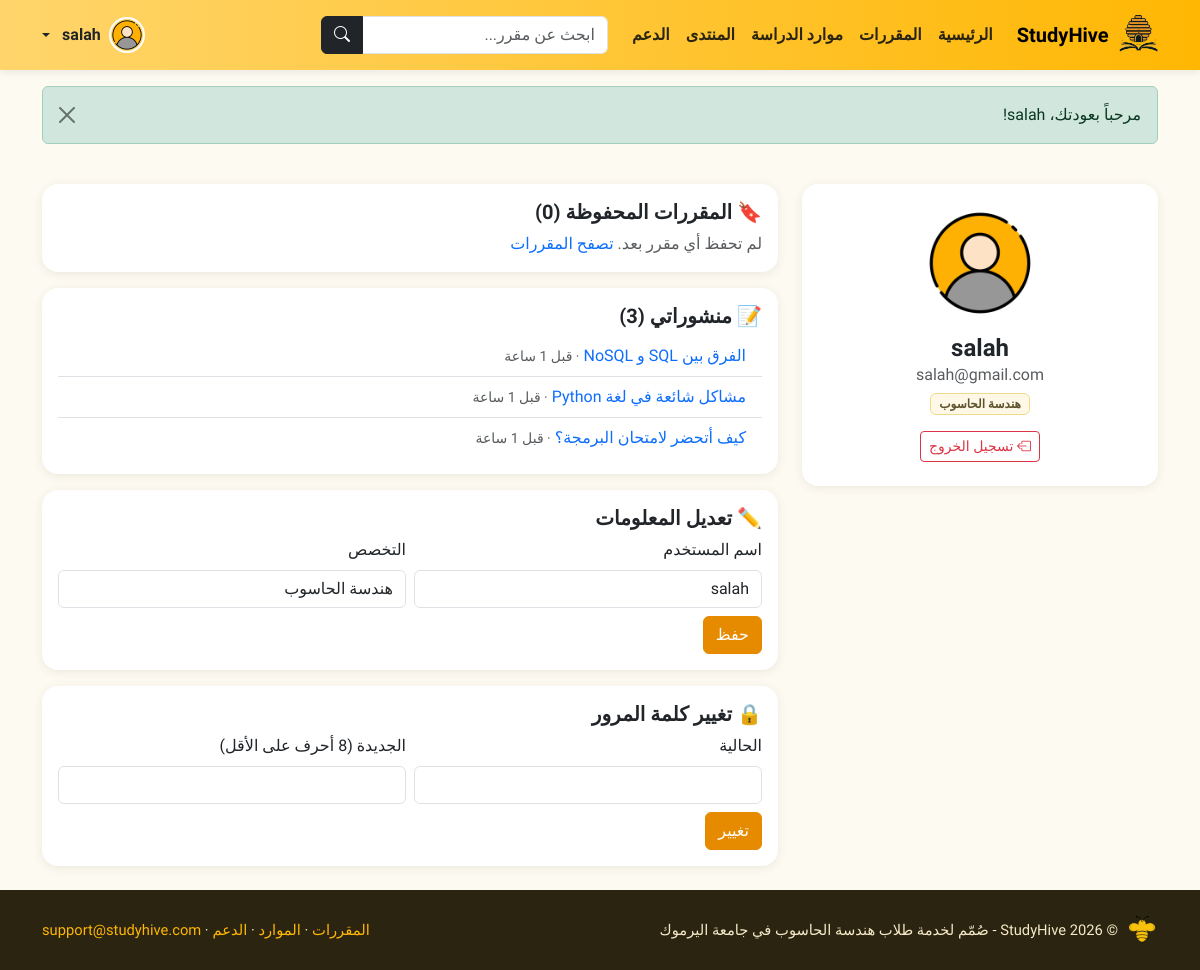
Page /index.php?page=profile (signed in) on the committed database.
### tables this page shows
CREATE TABLE users (
  id INT UNSIGNED NOT NULL AUTO_INCREMENT PRIMARY KEY,
  username VARCHAR(30) NOT NULL UNIQUE,
  email VARCHAR(100) NOT NULL UNIQUE,
  password VARCHAR(255) NOT NULL,
  role ENUM('student','admin') NOT NULL DEFAULT 'student',
  major VARCHAR(60) NOT NULL DEFAULT 'هندسة الحاسوب',
  created_at TIMESTAMP NOT NULL DEFAULT CURRENT_TIMESTAMP
);

CREATE TABLE forum_posts (
  id INT UNSIGNED NOT NULL AUTO_INCREMENT PRIMARY KEY,
  user_id INT UNSIGNED NOT NULL,
  title VARCHAR(120) NOT NULL,
  content TEXT NOT NULL,
  created_at TIMESTAMP NOT NULL DEFAULT CURRENT_TIMESTAMP,
  FOREIGN KEY (user_id) REFERENCES users(id) ON DELETE CASCADE
);

### includes/helpers.php (called while the page is built, shortened)
<?php
function e($v): string { return htmlspecialchars((string)$v, ENT_QUOTES, 'UTF-8'); }
function url(string $page, array $params = []): string {
    return 'index.php?' . http_build_query(['page' => $page] + $params);
}
function current_user(): ?array { return $_SESSION['user'] ?? null; }
function pull_flash(): array { $f = $_SESSION['flash'] ?? []; unset($_SESSION['flash']); return $f; }
function time_ago(string $datetime): string {
    $diff = time() - strtotime($datetime . ' UTC');
    if ($diff < 86400) return 'قبل ' . floor($diff / 3600) . ' ساعة';
    return date('Y-m-d', strtotime($datetime));
}
function render(string $view, array $data = [], array $opts = []): void {
    extract($data);
    $bare = $opts['bare'] ?? false;
    include __DIR__ . '/../views/header.php';
    include __DIR__ . '/../views/' . $view . '.php';
    include __DIR__ . '/../views/footer.php';
}

### controllers/ProfileController.php (called while the page is built, shortened)
<?php
class ProfileController
{
    private PDO $db;
    public function __construct(PDO $db) { $this->db = $db; }
    public function index(): void {
        $users = new User($this->db);
        $id = (int)current_user()['id'];
        $u = $users->findById($id);
        render('profile', [
            'u' => $u,
            'saved' => (new Course($this->db))->savedCourses($id),
            'posts' => (new Forum($this->db))->byUser($id),
        ], ['title' => 'الملف الشخصي - StudyHive']);
    }
}

### index.php (called while the page is built, shortened)
<?php
require_once __DIR__ . '/includes/helpers.php';
$page = $_GET['page'] ?? (is_logged_in() ? 'home' : 'landingpage');
$controller = new $class(Database::connect());
$action = $page === 'courseland' ? 'index' : (method_exists($controller, $page) ? $page : 'index');
$controller->$action();

### models/User.php (called while the page is built, shortened)
<?php
class User
{
    private PDO $db;
    public function __construct(PDO $db) { $this->db = $db; }
    public function findById(int $id): ?array {
        $s = $this->db->prepare('SELECT * FROM users WHERE id = ?');
        $s->execute([$id]);
        return $s->fetch() ?: null;
    }
}

### models/Forum.php (called while the page is built, shortened)
<?php
class Forum
{
    private PDO $db;
    public function __construct(PDO $db) { $this->db = $db; }
    public function byUser(int $uid): array {
        $s = $this->db->prepare('SELECT * FROM forum_posts WHERE user_id = ? ORDER BY id DESC');
        $s->execute([$uid]);
        return $s->fetchAll();
    }
}

### views/profile.php (the view)
<div class="row g-4">
    <div class="col-lg-4">
        <div class="card text-center"><div class="card-body p-4">
            <img src="assets/img/profile-icon.png" alt="" class="rounded-circle mb-3" width="110" height="110" style="object-fit:cover">
            <h1 class="h4 fw-bold mb-0"><?= e($u['username']) ?></h1>
            <p class="text-muted mb-1"><?= e($u['email']) ?></p>
            <p><span class="badge course-badge"><?= e($u['major']) ?></span> <?php if ($u['role'] === 'admin'): ?><span class="badge bg-dark">مشرف</span><?php endif; ?></p>
            <a href="<?= url('logout') ?>" class="btn btn-outline-danger btn-sm"><i class="bi bi-box-arrow-left"></i> تسجيل الخروج</a>
        </div></div>
    </div>
    <div class="col-lg-8">
        <div class="card mb-3"><div class="card-body">
            <h2 class="h5 fw-bold">🔖 المقررات المحفوظة (<?= count($saved) ?>)</h2>
            <?php if ($saved): ?>
                <ul class="list-group list-group-flush">
                    <?php foreach ($saved as $c): ?><li class="list-group-item"><a href="<?= url('course', ['code' => $c['course_code']]) ?>"><span class="badge course-badge"><?= e($c['course_code']) ?></span> <?= e($c['title']) ?></a></li><?php endforeach; ?>
                </ul>
            <?php else: ?><p class="text-muted mb-0">لم تحفظ أي مقرر بعد. <a href="<?= url('courses') ?>">تصفح المقررات</a></p><?php endif; ?>
        </div></div>
        <div class="card mb-3"><div class="card-body">
            <h2 class="h5 fw-bold">📝 منشوراتي (<?= count($posts) ?>)</h2>
            <?php if ($posts): ?>
                <ul class="list-group list-group-flush"><?php foreach ($posts as $p): ?><li class="list-group-item"><a href="<?= url('forum') ?>#post-<?= (int)$p['id'] ?>"><?= e($p['title']) ?></a> <small class="text-muted">· <?= e(time_ago($p['created_at'])) ?></small></li><?php endforeach; ?></ul>
            <?php else: ?><p class="text-muted mb-0">لا توجد منشورات بعد. <a href="<?= url('forum') ?>">شارك في المنتدى</a></p><?php endif; ?>
        </div></div>
        <div class="card mb-3"><div class="card-body">
            <h2 class="h5 fw-bold">✏️ تعديل المعلومات</h2>
            <form method="post" class="row g-2"><?= csrf_field() ?><input type="hidden" name="action" value="profile">
                <div class="col-md-6"><label class="form-label">اسم المستخدم</label><input class="form-control" name="username" value="<?= e($u['username']) ?>" minlength="3" maxlength="30" required></div>
                <div class="col-md-6"><label class="form-label">التخصص</label><input class="form-control" name="major" value="<?= e($u['major']) ?>" maxlength="60"></div>
                <div class="col-12"><button class="btn btn-primary">حفظ</button></div>
            </form>
        </div></div>
        <div class="card"><div class="card-body">
            <h2 class="h5 fw-bold">🔒 تغيير كلمة المرور</h2>
            <form method="post" class="row g-2"><?= csrf_field() ?><input type="hidden" name="action" value="password">
                <div class="col-md-6"><label class="form-label">الحالية</label><input type="password" class="form-control" name="old" required autocomplete="current-password"></div>
                <div class="col-md-6"><label class="form-label">الجديدة (8 أحرف على الأقل)</label><input type="password" class="form-control" name="new" minlength="8" required autocomplete="new-password"></div>
                <div class="col-12"><button class="btn btn-primary">تغيير</button></div>
            </form>
        </div></div>
    </div>
</div>

### views/header.php (shortened to what this page needs)
<!DOCTYPE html>
<html lang="ar" dir="rtl">
<head>
    <link href="https://cdn.jsdelivr.net/npm/bootstrap@5.3.3/dist/css/bootstrap.rtl.min.css" rel="stylesheet">
    <link href="https://cdn.jsdelivr.net/npm/bootstrap-icons@1.11.3/font/bootstrap-icons.min.css" rel="stylesheet">
    <link rel="stylesheet" href="assets/css/style.css">
</head>
<body class="<?= $bare ? 'page-bare' : '' ?>">
<?php if (!$bare): $cur = $_GET['page'] ?? 'home'; $navUser = current_user(); ?>
<nav class="navbar navbar-expand-lg sh-navbar sticky-top">
    <div class="container">
        <a class="navbar-brand d-flex align-items-center gap-2" href="<?= url('home') ?>">
            <img src="assets/img/logo.png" alt="StudyHive" height="44"><span class="fw-bold">StudyHive</span>
        </a>
        <div class="collapse navbar-collapse" id="mainNav">
            <ul class="navbar-nav me-lg-3 mb-2 mb-lg-0">
                <?php foreach ([['home','الرئيسية'],['courses','المقررات'],['resources','موارد الدراسة'],['forum','المنتدى'],['contact','الدعم']] as [$p,$label]): ?>
                    <li class="nav-item"><a class="nav-link <?= $cur === $p || ($p === 'courses' && $cur === 'course') ? 'active' : '' ?>" href="<?= url($p) ?>"><?= $label ?></a></li>
                <?php endforeach; ?>
            </ul>
            <form class="d-flex me-lg-auto my-2 my-lg-0" action="index.php" method="get" role="search">
                <div class="input-group">
                    <input type="search" name="q" class="form-control" placeholder="ابحث عن مقرر..." aria-label="بحث" value="<?= e($_GET['q'] ?? '') ?>">
                    <button class="btn btn-dark" type="submit" aria-label="بحث"><i class="bi bi-search"></i></button>
                </div>
            </form>
            <div class="ms-lg-3">
                <?php if ($navUser): ?>
                    <div class="dropdown">
                        <a class="d-flex align-items-center gap-2 text-dark text-decoration-none dropdown-toggle" href="#" data-bs-toggle="dropdown" aria-expanded="false">
                            <img src="assets/img/profile-icon.png" alt="" class="avatar-sm"><span class="fw-bold"><?= e($navUser['username']) ?></span>
                        </a>
                    </div>
                <?php else: ?>
                    <a href="<?= url('login') ?>" class="btn btn-dark btn-sm">تسجيل الدخول</a>
                    <a href="<?= url('register') ?>" class="btn btn-outline-dark btn-sm">حساب جديد</a>
                <?php endif; ?>
            </div>
        </div>
    </div>
</nav>
<?php endif; ?>
<?php $flashes = pull_flash(); if ($flashes): ?>
<div class="container mt-3">
    <?php foreach ($flashes as [$t, $m]): ?>
        <div class="alert alert-<?= e($t) ?> alert-dismissible fade show" role="alert"><?= e($m) ?><button type="button" class="btn-close" data-bs-dismiss="alert" aria-label="إغلاق"></button></div>
    <?php endforeach; ?>
</div>
<?php endif; ?>
<main class="<?= $bare ? '' : 'container py-4' ?>">

### assets/css/style.css (style rules this page uses)
:root { --honey: #ffb703; --honey-dark: #e68a00; --brown: #5d532e; --ink: #2b2410; --cream: #fff8e6; }
html, body { height: 100%; }
body { font-family: 'Tajawal', 'Segoe UI', Tahoma, Arial, sans-serif; background: #fdfaf2; color: var(--ink); display: flex; flex-direction: column; min-height: 100vh; }
main { flex: 1 0 auto; }
a { text-decoration: none; }
.sh-navbar { background: linear-gradient(90deg, #ffd56b, var(--honey)); box-shadow: 0 2px 8px rgba(0,0,0,.08); }
.sh-navbar .nav-link { color: var(--ink); font-weight: 700; border-radius: .5rem; padding: .4rem .8rem; }
.avatar-sm { width: 36px; height: 36px; border-radius: 50%; object-fit: cover; border: 2px solid #fff; }
.btn-honey, .btn-primary { --bs-btn-bg: var(--honey-dark); --bs-btn-border-color: var(--honey-dark); --bs-btn-color: #fff; --bs-btn-hover-bg: var(--brown); --bs-btn-hover-border-color: var(--brown); --bs-btn-hover-color: #fff; --bs-btn-active-bg: var(--brown); --bs-btn-active-border-color: var(--brown); --bs-btn-active-color: #fff; }
.card { border: 0; box-shadow: 0 2px 10px rgba(93,83,46,.10); border-radius: 1rem; }
.course-badge { background: var(--cream); color: var(--brown); border: 1px solid #f1d98c; font-weight: 700; }

### rows in the picture
users: username "salah", email "salah@gmail.com", major "هندسة الحاسوب"
forum_posts: title "الفرق بين SQL و NoSQL", created_at "قبل 1 ساعة"
forum_posts: title "مشاكل شائعة في لغة Python", created_at "قبل 1 ساعة"
forum_posts: title "كيف أتحضر لامتحان البرمجة؟", created_at "قبل 1 ساعة"

### other values in the picture
$label "الرئيسية"
$label "المقررات"
$label "موارد الدراسة"
$label "المنتدى"
$label "الدعم"
$m "مرحباً بعودتك، salah!"
count($saved) "0"
count($posts) "3"
